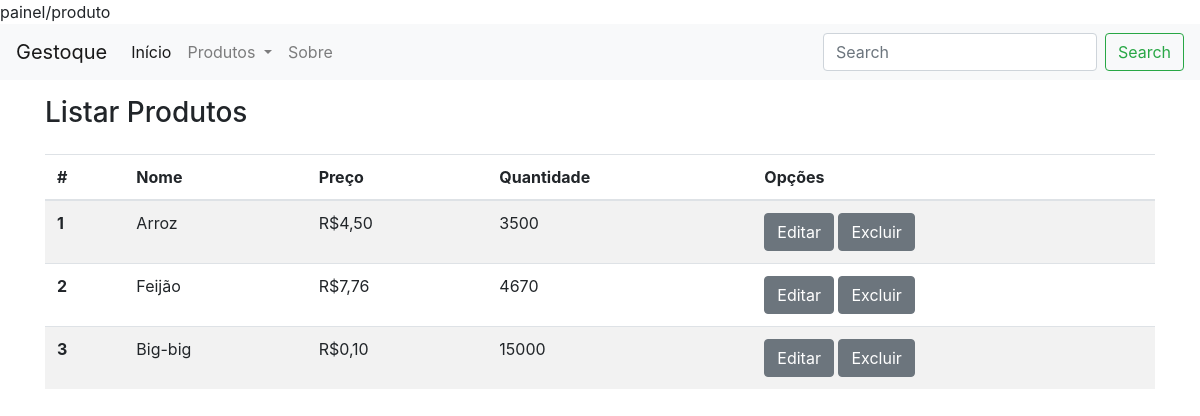
Before: /index.php/painel/produto with the older database file.
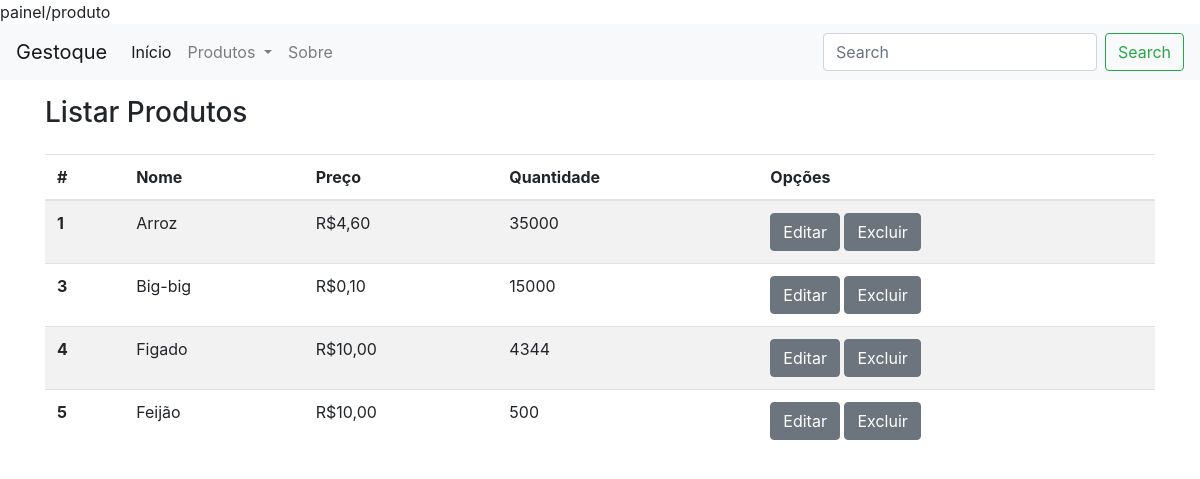
After: the same page with the newer database file.
### tables this page shows
CREATE TABLE `produtos` (
  `idProduto` int(11) NOT NULL,
  `nome` varchar(255) DEFAULT NULL,
  `preco` varchar(255) DEFAULT NULL,
  `quantidade` int(11) DEFAULT NULL
);

### application/controllers/Painel.php (called while the page is built, shortened)
<?php
class Painel extends CI_Controller
{
    public function produto()
    {
        $titulo = "Listar Produtos";
        $this->load->view("cabecalho_view",
            array("titulo" => "Painel - ${titulo} - Sistema de Estoque")
        );
        $this->load->model("produto_model");
        $produtos = $this->produto_model->listar();
        $this->load->view("painel_barra_navegacao_view");
        $this->load->view("painel_produtos_listar_view",
            array("produtos" => $produtos));
        $this->load->view("rodape_view");
    }
}

### index.php (called while the page is built, shortened)
<?php
require_once BASEPATH.'core/CodeIgniter.php';

### application/models/Produto_model.php (called while the page is built, shortened)
<?php
class Produto_model extends CI_Model
{
    public function listar()
    {
        $query = $this->db->get("produtos");
        return $query->result();
    }
}

### application/views/painel_produtos_listar_view.php (the view, shortened to what this page needs)
<div class="container mt-3">
    <div class="row">
        <div class="col col-md-12  mb-3">
            <h3>Listar Produtos</h3>
        </div>
        <div class="col col-md-12">
        <table class="table table-striped" id="tabelaProdutos">
            <thead>
                <tr>
                    <th scope="col">#</th>
                    <th scope="col">Nome</th>
                    <th scope="col">Preço</th>
                    <th scope="col">Quantidade</th>
                    <th scope="col">Opções</th>
                </tr>
            </thead>
            <tbody>
                <?php foreach($produtos as $produto):?>
                <tr>
                    <th scope="row"><?=$produto->idProduto;?></th>
                    <td class="col_nome"><?=$produto->nome;?></td>
                    <td class="col_preco">R$<?=number_format($produto->preco, 2, ",", ".");?></td>
                    <td class="col_quanti"><?=$produto->quantidade;?></td>
                    <td>
                        <a class='btn btn-secondary' id="btnEditar" onclick="editar(this, '<?=site_url('painel/editar/'.$produto->idProduto);?>');" href="javascript:void(0)">Editar</a>
                        <a class='btn btn-secondary' id="btnExcluir" href="<?=site_url('painel/excluir/'.$produto->idProduto);?>">Excluir</a>
                    </td>
                </tr>
                <?php endforeach;?>
            </tbody>
        </table>
        </div>
    </div>
</div>

### application/views/cabecalho_view.php (shortened to what this page needs)
<html>
    <head>
        <link rel="stylesheet" href="<?=base_url();?>css/bootstrap.min.css">
    </head>
    <body>

### application/views/painel_barra_navegacao_view.php (shortened to what this page needs)
<nav class="navbar navbar-expand-lg navbar-light bg-light">
  <a class="navbar-brand" href="#">Gestoque</a>
  <div class="collapse navbar-collapse" id="navbarSupportedContent">
    <ul class="navbar-nav mr-auto">
      <li class="nav-item active">
        <a class="nav-link" href="<?=site_url("painel");?>">Início <span class="sr-only">(atual)</span></a>
      </li>
      <li class="nav-item dropdown">
        <a class="nav-link dropdown-toggle" href="#" id="navbarDropdown" role="button" data-toggle="dropdown" aria-haspopup="true" aria-expanded="false">
          Produtos
        </a>
      </li>
      <li class="nav-item">
        <a class="nav-link" href="#">Sobre</a>
      </li>
    </ul>
    <form class="form-inline my-2 my-lg-0">
      <input class="form-control mr-sm-2" type="search" placeholder="Search" aria-label="Search">
      <button class="btn btn-outline-success my-2 my-sm-0" type="submit">Search</button>
    </form>
  </div>
</nav>

### application/views/rodape_view.php (shortened to what this page needs)
    </body>
</html>

Changed rows visible on the page:
removed produtos: idProduto "2", nome "Feijão", preco "7,76", quantidade "4670"
changed produtos "Arroz": preco "4,50" → "4,60"; quantidade "3500" → "35000"
added produtos: idProduto "4", nome "Figado", preco "10,00", quantidade "4344"
added produtos: idProduto "5", nome "Feijão", preco "10,00", quantidade "500"
